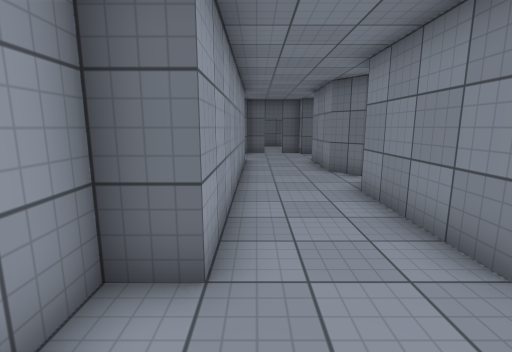
View 1 (above)

24 first-person views from a walk through a Unity game level. The camera is 1.5 m above the floor, tilts 10° down and sees 85° across. The floor is counted in squares, 1 m on a side. Each view is taken from the middle of a square. On the plan, view 1 faces up. The plan holds only what a view shows up to about 14 squares ahead; the rest is blank. The place goes on beyond the plan. Surface patterns are stand-ins for the level's own textures.

View 2
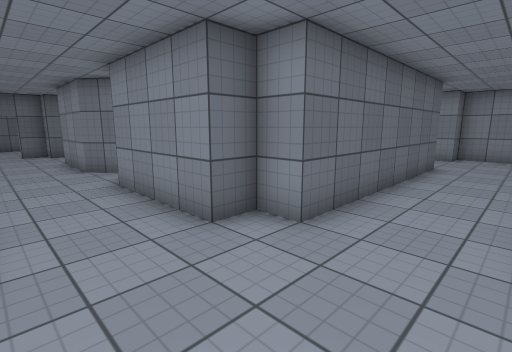

View 3
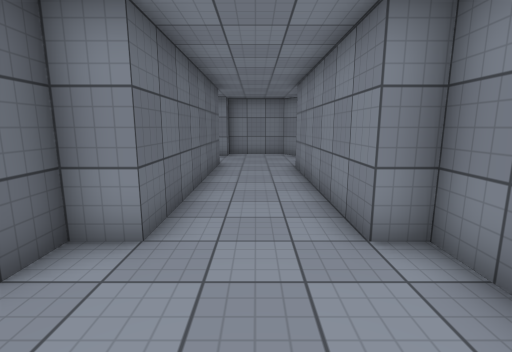

View 4
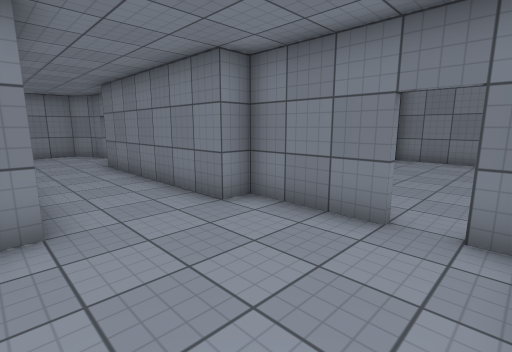

View 5
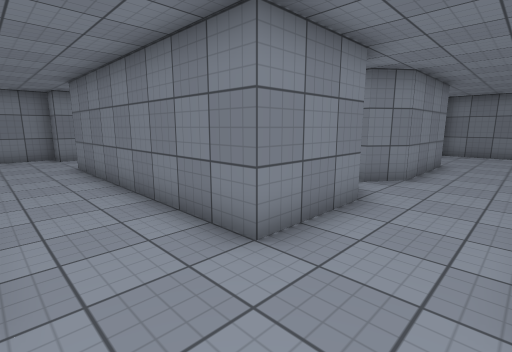

View 6
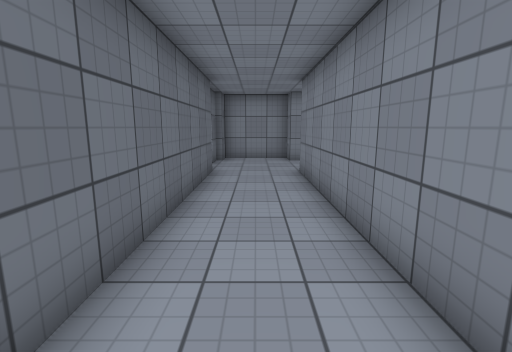

View 7
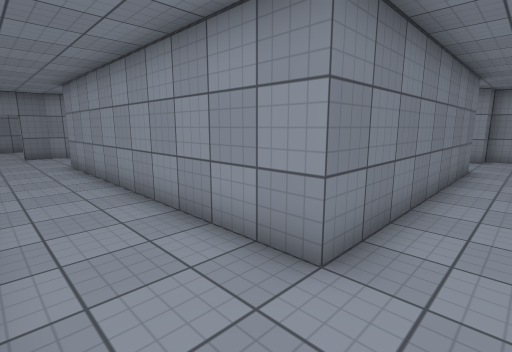

View 8
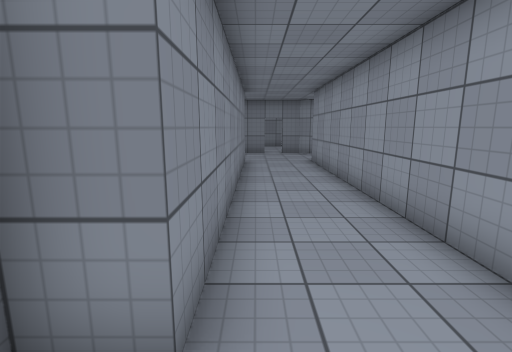

View 9
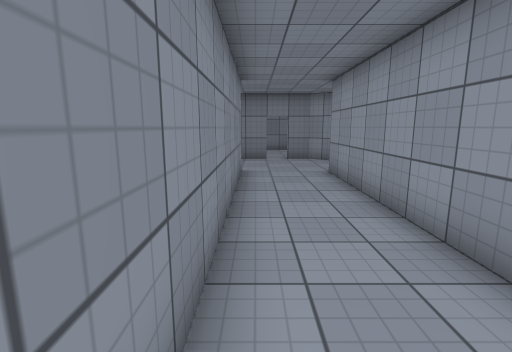

View 10
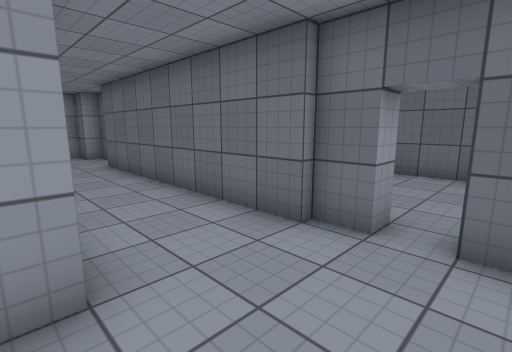

View 11
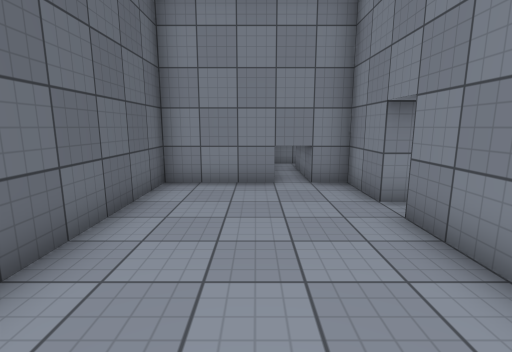

View 12
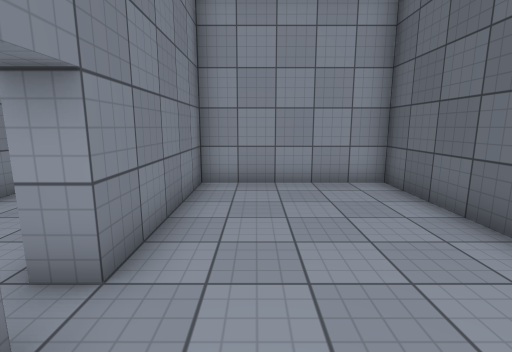

View 13
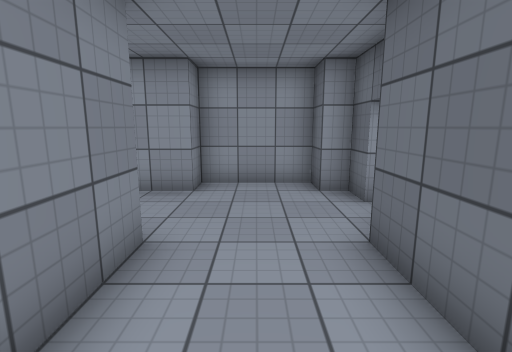

View 14
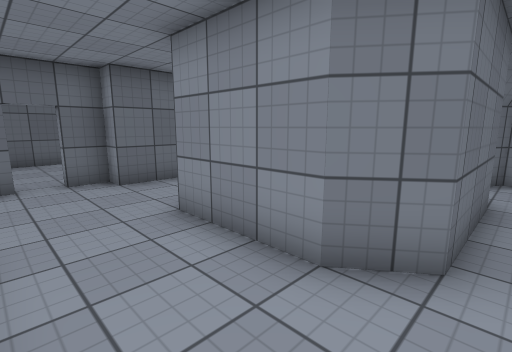

View 15
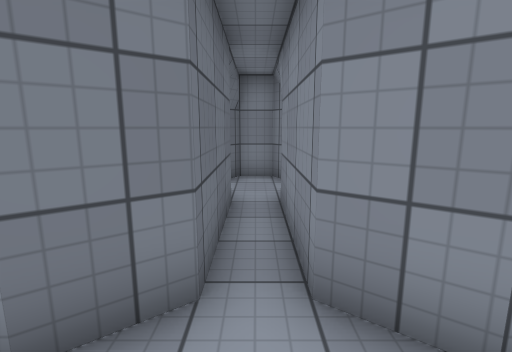

View 16
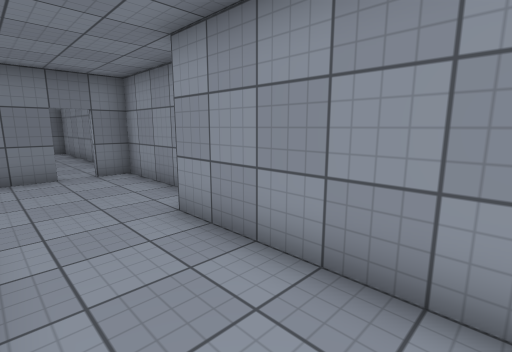

View 17
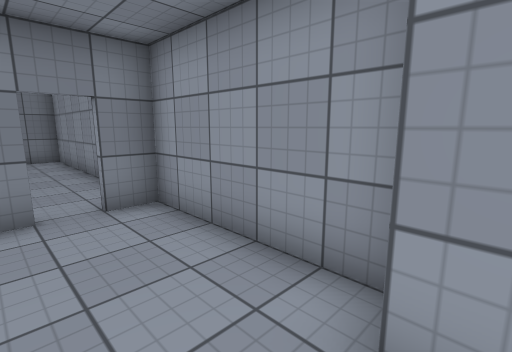

View 18
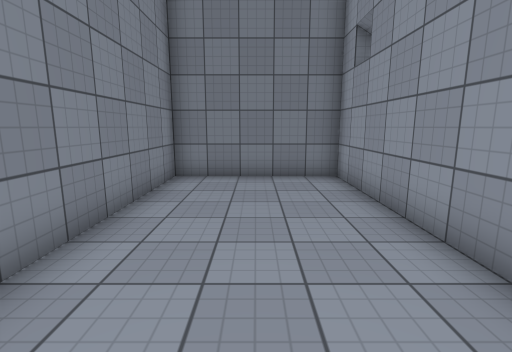

View 19
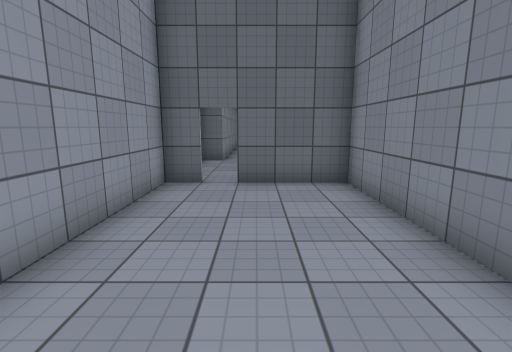

View 20
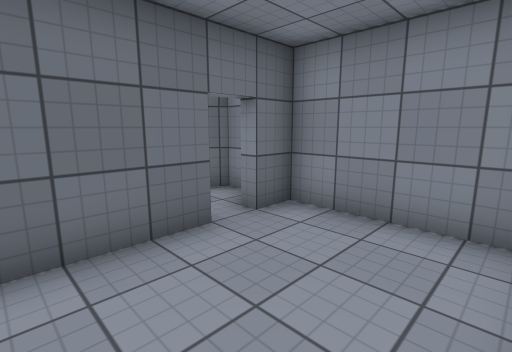

View 21
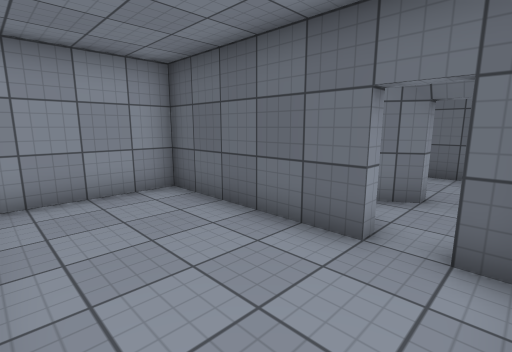

View 22
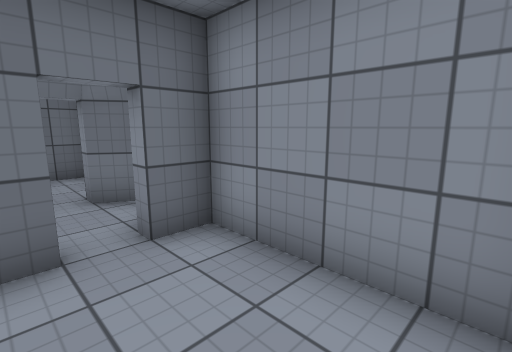

View 23
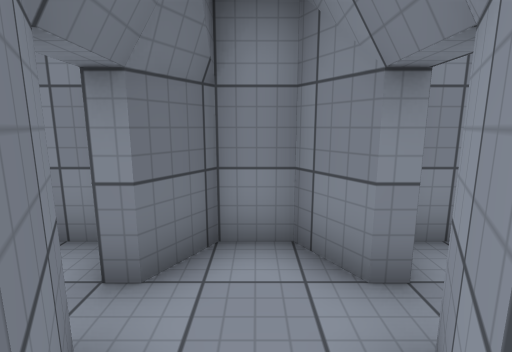

View 24
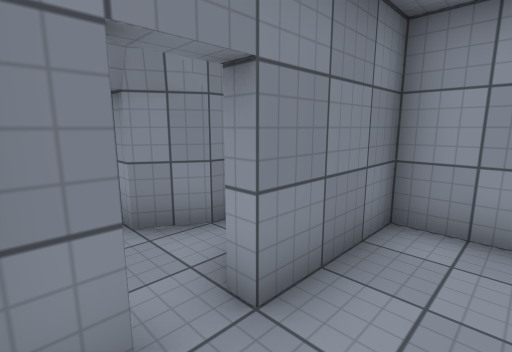

### Floor plan
Points are (right, up) in squares from view 1. A wall is a line through its corners. A room is listed if a view was taken in it or the views show most of it. See-through windows are left out.
Room 1 (views 1, 2, 3, 4, 5, 6, 7, 8, 9, 10, 13, 14, 15, 16, 17, 23)
walls: (8.5, 6.5) (8.5, 6.9) (9.5, 7.5) (9.5, 8.5) (8.5, 9.1) (8.5, 9.5); (7.5, 9.5) (7.5, 9.1) (6.5, 8.5) (3.2, 8.5) (2.5, 9.5) (2.5, 12.5) (11.5, 12.5) (11.5, 1.5) (3.5, 1.5) (3.5, 2.5) (2.5, 2.5) (2.5, 6.5) (3.2, 7.5) (6.5, 7.5) (7.5, 6.9) (7.5, 6.5); (11.6, 15.5) (2.5, 15.5) (2.5, 16.2) (1.5, 16.2); (3.5, -1.5) (10.5, -1.5) (11.6, -2.3) (12.5, -2.3); (12.5, 16.5) (12.5, 15.8) (11.5, 15.8); (13.5, -2.3) (14.4, -2.3) (15.5, -1.5) (15.5, 1.5) (14.5, 1.5) (14.5, 12.5) (15.5, 12.5) (15.5, 15.5) (14.5, 15.5) (14.5, 15.8) (13.5, 15.8) (13.5, 16.5); (0.6, 16.2) (-0.5, 16.2) (-0.5, 15.5) (-1.5, 15.5) (-1.5, 12.5) (-0.5, 12.5) (-0.5, 2.5) (-1.5, 2.5) (-1.5, -2.3) (-0.5, -2.3); (0.4, -2.3) (3.5, -2.3)
ways out: opening at (13, 16) to room 2; opening at (0, -2) to room 3; opening at (8, 7) to room 4; opening at (8, 9) to room 5; opening at (1, 16); opening at (13, -2)
Room 2 (views 11, 12)
walls: (13.5, 16.5) (15.5, 16.5) (15.5, 21.5) (7.5, 21.5) (7.5, 16.5) (12.5, 16.5)
ways out: opening at (13, 16) to room 1
Room 3 (views 18, 19)
walls: (-0.4, -2.5) (-1.5, -2.5) (-1.5, -11.5) (3.5, -11.5) (3.5, -2.5) (0.5, -2.5)
ways out: opening at (0, -2) to room 1
Room 4 (views 20, 21, 22)
walls: (7.5, 6.5) (2.5, 6.5) (2.5, 3.1); (9.5, 2.9) (9.5, 6.5) (8.5, 6.5)
ways out: opening at (8, 7) to room 1
Room 5 (view 24)
walls: (8.5, 9.5) (9.1, 9.5); (4.5, 11) (4.5, 9.5) (7.5, 9.5); (9.2, 12.5) (6.8, 12.5); (9.5, 10) (9.5, 10.6)
ways out: opening at (8, 9) to room 1

Where each view was taken, in squares from view 1:
view 1: 0 up, 0 right, facing up
view 2: 1 down, 0 right, facing up-right
view 3: 0 up, 0 right, facing right
view 4: 2 up, 1 left, facing down-right
view 5: 15 up, 0 right, facing down-right
view 6: 14 up, 2 right, facing right
view 7: 14 up, 14 right, facing down-left
view 8: 14 up, 14 right, facing down
view 9: 11 up, 14 right, facing down
view 10: 12 up, 14 right, facing up-left
view 11: 19 up, 8 right, facing right
view 12: 18 up, 15 right, facing left
view 13: 14 up, 6 right, facing left
view 14: 8 up, 0 right, facing up-right
view 15: 8 up, 1 right, facing right
view 16: 7 up, 2 right, facing down-left
view 17: 3 up, 1 right, facing down-left
view 18: 3 down, 1 right, facing down
view 19: 10 down, 1 right, facing up
view 20: 3 up, 5 right, facing up-right
view 21: 3 up, 9 right, facing up-left
view 22: 3 up, 7 right, facing up-right
view 23: 8 up, 6 right, facing right
view 24: 11 up, 9 right, facing down-left
